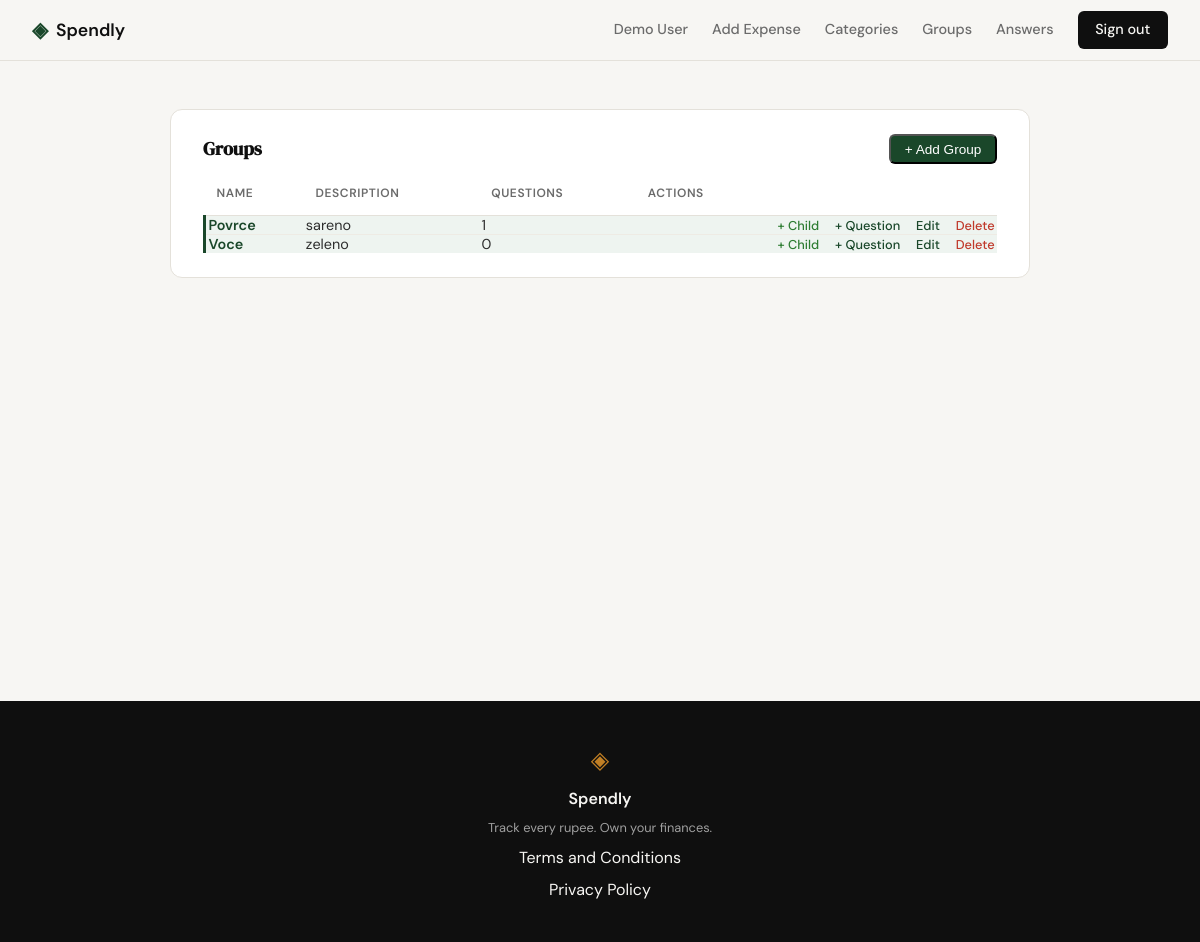
Before: /groups (signed in) with the older database file.
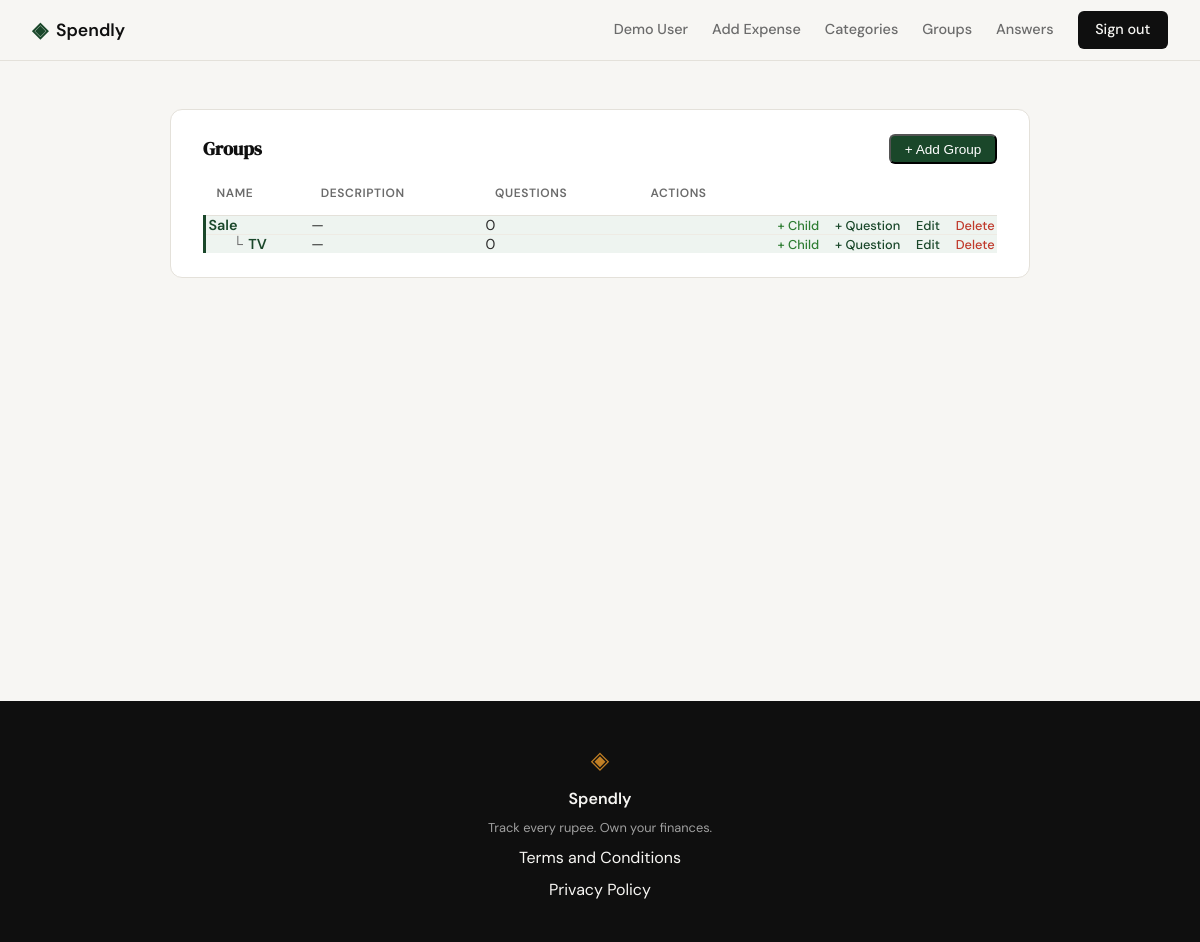
After: the same page with the newer database file.
### tables this page shows
CREATE TABLE groups (
            id               INTEGER PRIMARY KEY AUTOINCREMENT,
            user_id          INTEGER NOT NULL REFERENCES users(id),
            name             TEXT    NOT NULL,
            description      TEXT,
            num_of_questions INTEGER DEFAULT 0,
            created_at       TEXT    DEFAULT (datetime('now'))
        , parent_id INTEGER REFERENCES groups(id));

### app.py (the view)
@app.route("/groups")
def groups():
    if not session.get("user_id"):
        return redirect(url_for("login"))
    all_groups = get_all_groups(session["user_id"])
    return render_template("groups/list.html", groups=all_groups)

### database/db.py (called while the page is built)
def get_db():
    conn = sqlite3.connect(DB_PATH)
    conn.row_factory = sqlite3.Row
    conn.execute("PRAGMA foreign_keys = ON")
    return conn

### templates/groups/list.html (shortened to what this page needs)
{% extends "base.html" %}
{% block content %}
<section class="profile-section">
    <div class="profile-inner">
        <div class="profile-block">
            <div class="block-title-row">
                <h2 class="block-title">Groups</h2>
                <button type="button" class="btn-add-expense" id="addGroupBtn">+ Add Group</button>
            </div>
            <table class="transactions-table">
                <thead>
                    <tr>
                        <th>Name</th>
                        <th>Description</th>
                        <th>Questions</th>
                        <th class="actions-col">Actions</th>
                    </tr>
                </thead>
                <tbody>
                    {% for group in groups %}
                    <tr class="group-row">
                        <td>{% for _ in range(group.depth) %}{% endfor %}{% if group.depth %}<span class="tree-branch">└</span>{% endif %}{{ group.name }}</td>
                        <td>{{ group.description or '—' }}</td>
                        <td>{{ group.num_of_questions }}</td>
                        <td class="actions-col">
                            <button type="button" class="btn-add-child"
                                    data-parent-id="{{ group.id }}"
                                    data-parent-name="{{ group.name }}">+ Child</button>
                            <button type="button" class="btn-add-question"
                                    data-group-id="{{ group.id }}"
                                    data-group-name="{{ group.name }}">+ Question</button>
                            <a href="{{ url_for('edit_group', id=group.id) }}" class="btn-edit">Edit</a>
                            <form method="POST" action="/groups/{{ group.id }}/delete" class="form-inline"
                                  onsubmit="return confirm('Delete this group and all its questions?')">
                                <button type="submit" class="btn-delete">Delete</button>
                            </form>
                        </td>
                    </tr>
                    {% endfor %}
                </tbody>
            </table>
        </div>
    </div>
</section>
{% endblock %}

Changed rows visible on the page:
removed groups: name "Povrce", description "sareno", num_of_questions "1"
removed groups: name "Voce", description "zeleno", num_of_questions "0"
added groups: name "Sale", description "—", num_of_questions "0"
added groups: name "TV", description "—", num_of_questions "0"
